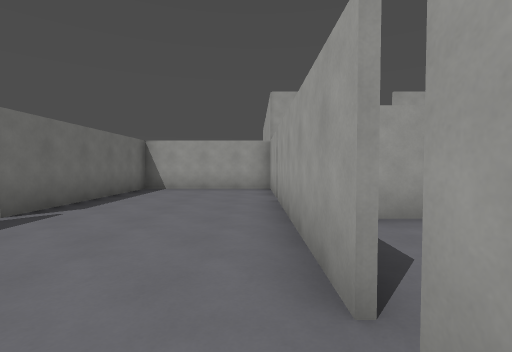
[1] (above)

18 first-person views from a walk through a level from a Godot 3-D game. The camera is 1.4 m above the floor, tilts 2° down and sees 85° across. The floor is counted in squares, 2 m on a side. Each view is taken from the middle of a square. On the plan, view 1 faces up. The plan holds only what a view shows up to about 9 squares ahead; the rest is blank. Door leaves are left out where a doorway can be walked through.

[2]
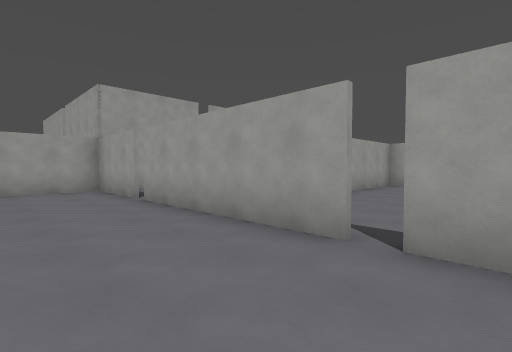

[3]
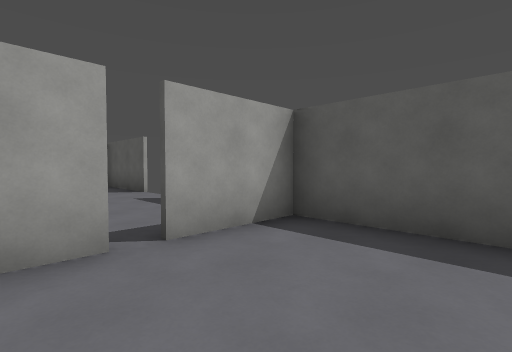

[4]
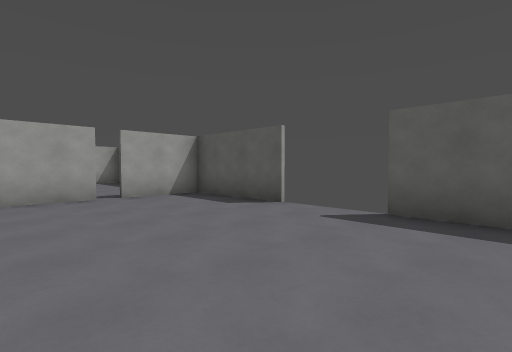

[5]
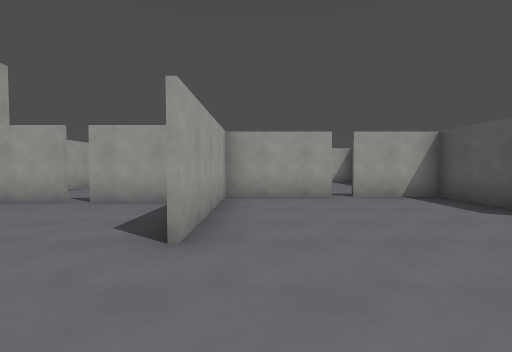

[6]
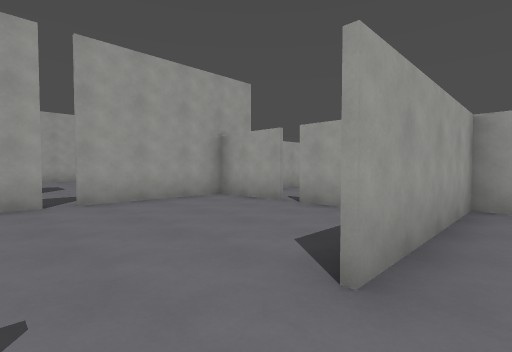

[7]
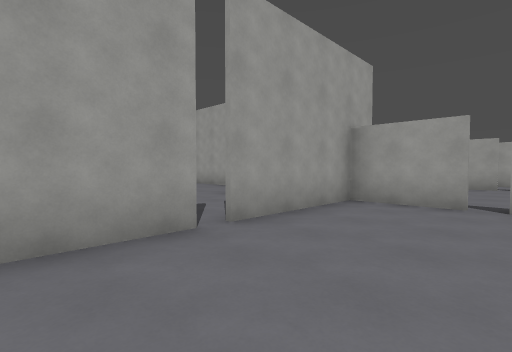

[8]
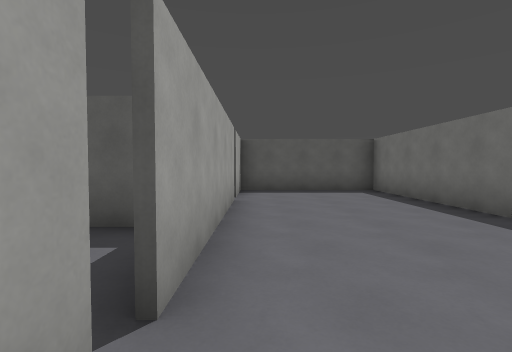

[9]
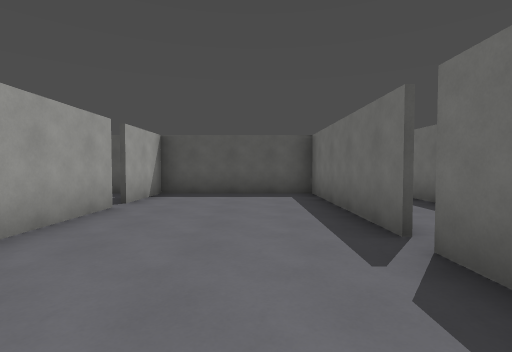

[10]
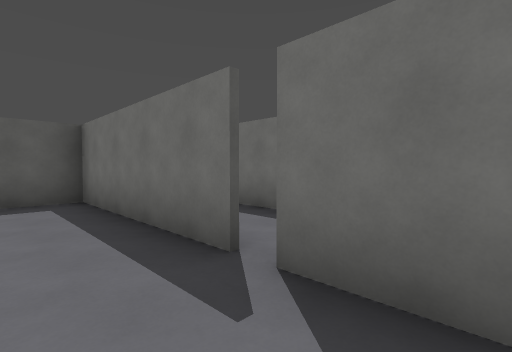

[11]
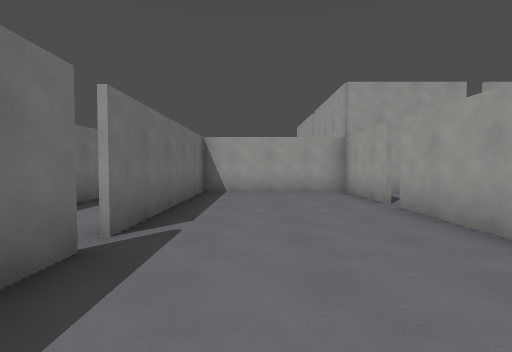

[12]
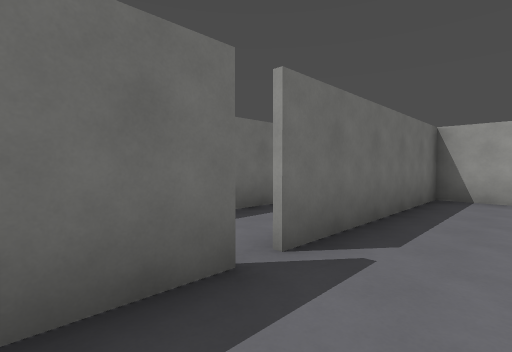

[13]
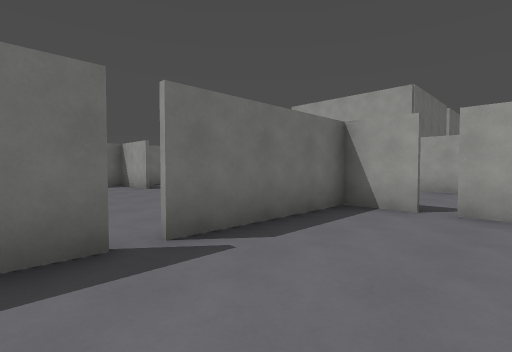

[14]
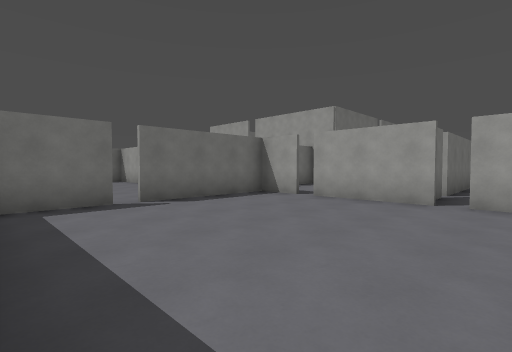

[15]
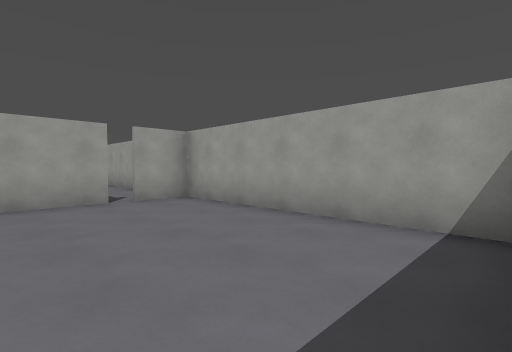

[16]
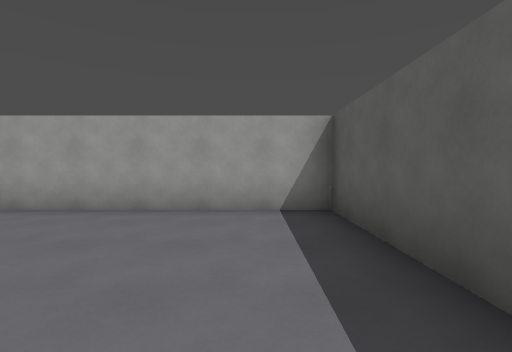

[17]
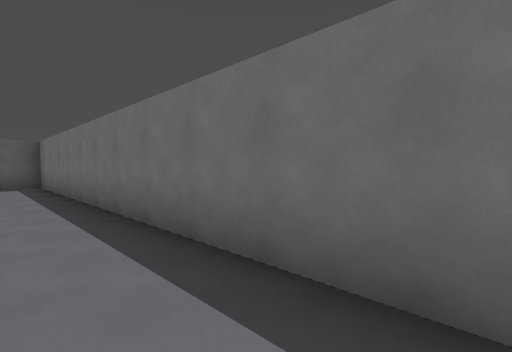

[18]
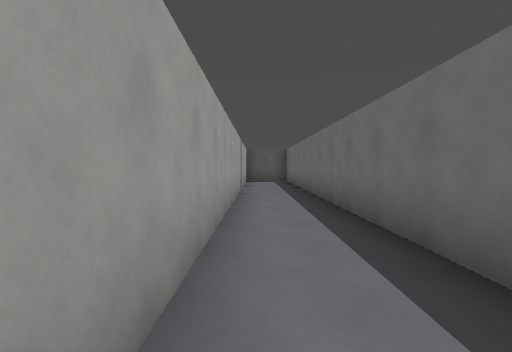

### Floor plan
Ten units are one square. View 1 is at (0, 0); x grows to the right and y downward. Boxes are objects, and circles mark ways between rooms. Rooms are numbered by the first view taken in them; rooms with no view inside come last. Other rooms are left out.
<svg viewBox="-60 -121 210 138">
<path fill="none" stroke="#000" d="M-34 -34 -34 12 5 12 5 -8M5 -61 5 -87 -34 -87 -34 -38M5 -11 5 -58M54 12 84 12 84 -8M84 -12 84 -37 45 -37M25 -37 16 -37M14 12 35 12M39 -87 15 -87M75 -66 75 -87 42 -87M14 -38 20 -38M75 -46 75 -62M129 -47 102 -47M112 12 145 12 145 -47 132 -47M99 -47 86 -47 86 -12M86 -9 86 9M-55 -105 -55 -25M-36 -40 -36 -116M110 -87 86 -87M125 -66 125 -75M-55 -25 -55 12 -44 12"/>
<circle cx="5" cy="-10" r="3" fill="#2a7"/>
<circle cx="5" cy="-60" r="3" fill="#2a7"/>
<circle cx="-35" cy="-35" r="3" fill="#2a7"/>
<circle cx="35" cy="-40" r="3" fill="#2a7"/>
<circle cx="85" cy="-10" r="3" fill="#2a7"/>
<circle cx="75" cy="-65" r="3" fill="#2a7"/>
<circle cx="100" cy="-50" r="3" fill="#2a7"/>
<circle cx="-50" cy="-30" r="3" fill="#2a7"/>
<text x="-10" y="-40">1</text>
<text x="50" y="-10">2</text>
<text x="40" y="-70">3</text>
<text x="120" y="-20">4</text>
<text x="-50" y="-80">5</text>
<text x="100" y="-70">6</text>
<text x="-50" y="-10">7</text>
</svg>
Room 1 opens to room 2. Room 1 opens to room 3. Room 1 opens to room 5. Room 2 opens to room 3. Room 2 opens to room 4. Room 3 opens to room 6. Room 4 opens to room 6. Room 5 opens to room 7.

Where each view was taken, in squares from view 1:
view 1: 0 up, 0 right, facing up
view 2: 0 up, 2 left, facing up-right
view 3: 2 up, 2 left, facing down-right
view 4: 3 up, 2 right, facing down-right
view 5: 3 up, 2 right, facing right
view 6: 3 up, 3 right, facing up-right
view 7: 6 up, 2 right, facing up-right
view 8: 7 up, 0 right, facing down
view 9: 6 up, 2 left, facing down
view 10: 5 up, 2 left, facing down-left
view 11: 1 up, 2 left, facing up
view 12: 2 up, 2 left, facing up-left
view 13: 0 up, 11 right, facing up-left
view 14: 1 down, 14 right, facing up-left
view 15: 1 down, 11 right, facing up-right
view 16: 0 up, 10 right, facing right
view 17: 10 up, 4 left, facing down-left
view 18: 12 up, 4 left, facing down
